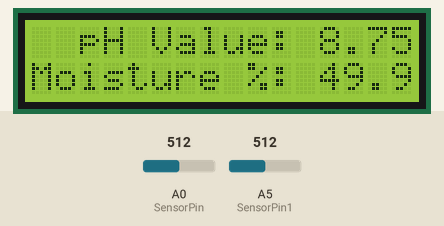
Simulated run of this sketch. Board: Arduino Uno, built with avr-gcc and run on an emulated ATmega328P. Parts: 16×2 character LCD. Inputs (shaded band) come from the test bench; at power-on: A0 (SensorPin) = 512, A5 (SensorPin1) = 512. What the sketch prints to the serial monitor is not drawn.

Above: at 1.2 s.
1.3 s: A0 (SensorPin) set to 716
At 3.1 s:
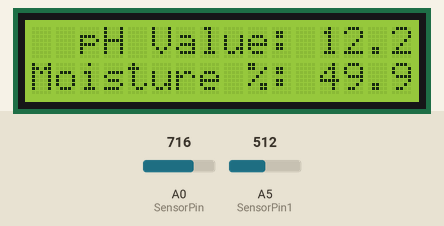
3.4 s: A5 (SensorPin1) set to 0
At 4.6 s:
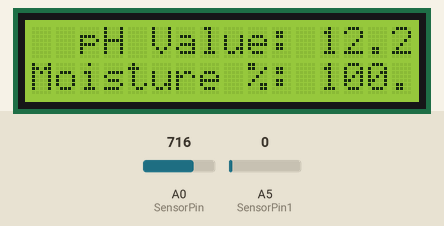
5.1 s: A5 (SensorPin1) set to 18
At 6.4 s:
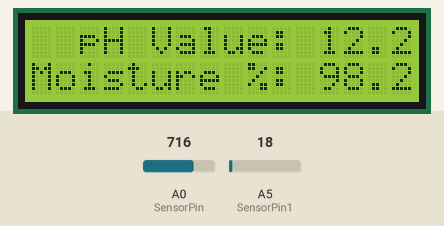
6.9 s: A0 (SensorPin) set to 900
At 8.2 s:
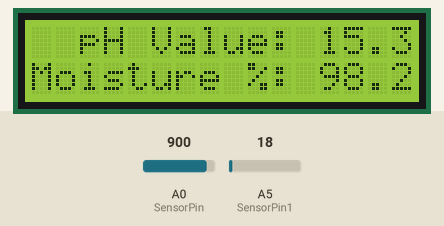
8.9 s: A5 (SensorPin1) set to 122
At 9.8 s:
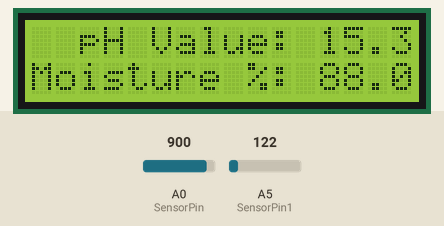
10.6 s: A0 (SensorPin) set to 1023
At 11.6 s:
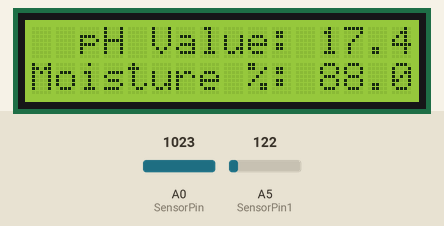
Timing chart, 0 to 13.5 s (numbered marks = the images above; inputs shaded):
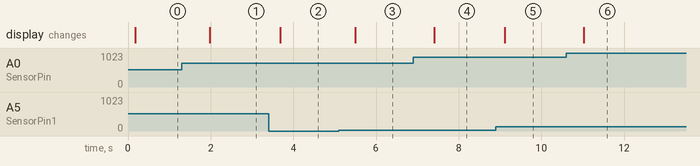

Measured:
- after the input at 1.3 s, the display: changes after 0.68 s (image 1)
- after the input at 3.4 s, the display: changes after 0.29 s (image 2)
- after the input at 5.1 s, the display: changes after 0.40 s (image 3)
- after the input at 6.9 s, the display: changes after 0.51 s (image 4)
- after the input at 8.9 s, the display: changes after 0.21 s (image 5)
- after the input at 10.6 s, the display: changes after 0.43 s (image 6)

The sketch:

Final_Epics_Arduino_Code.ino
```cpp
#include <LiquidCrystal.h>
// initialize the library with the numbers of the interface pins
LiquidCrystal lcd(12,11,5,4, 3, 2);
#define SensorPin 0          // the pH meter Analog output is connected with the Arduino’s Analog
unsigned long int avgValue;  //Store the average value of the sensor feedback
float b;
int buf[10],temp;
int SensorPin1 = A5;

void setup()
{
  lcd.begin(16, 2);
  Serial.begin(9600);

  lcd.setCursor(2,0);
  lcd.print("pH Value:");
  lcd.setCursor(0,1);
  lcd.print("Moisture %:");
}

void loop()
{

  float SensorValue = analogRead(SensorPin1)*0.09775171;
  float Moistureper = 100-SensorValue;
  Serial.print(" Moisture % = ");
  Serial.println(Moistureper);
   lcd.setCursor(12, 1);
  lcd.print(Moistureper);

  for(int i=0;i<10;i++)       //Get 10 sample value from the sensor for smooth the value
  {
    buf[i]=analogRead(SensorPin);
    delay(10);
  }
  for(int i=0;i<9;i++)        //sort the analog from small to large
  {
    for(int j=i+1;j<10;j++)
    {
      if(buf[i]>buf[j])
      {
        temp=buf[i];
        buf[i]=buf[j];
        buf[j]=temp;
      }
    }
  }
  avgValue=0;
  for(int i=2;i<8;i++)                      //take the average value of 6 center sample
    avgValue+=buf[i];
  float phValue=(float)avgValue*5.0/1024/6; //convert the analog into millivolt
  phValue=3.5*phValue;                      //convert the millivolt into pH value
  Serial.print(" pH = ");
  Serial.println(phValue);
  lcd.setCursor(12, 0);
  lcd.print(phValue);
  delay(800);
}
```
